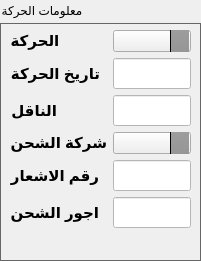
   <widget class="QGroupBox" name="gpMovementInfo">
    <property name="geometry">
     <rect>
      <x>241</x>
      <y>70</y>
      <width>201</width>
      <height>261</height>
     </rect>
    </property>
    <property name="styleSheet">
     <string notr="true">QGroupBox 
{
    border: 1px solid;
    border-color: #666666;
    margin-top: 23px;

}


QGroupBox#gpMovementInfo::title  
{
    background-color: #a0a2a4;
    color: #000;
	subcontrol-position: top left;
    subcontrol-origin: margin;
    padding: 5px;
	border: 1px solid #000;
	border-bottom: none;

}
</string>
    </property>
    <property name="title">
     <string>معلومات الحركة</string>
    </property>
    <widget class="QWidget" name="formLayoutWidget_4">
     <property name="geometry">
      <rect>
       <x>10</x>
       <y>30</y>
       <width>181</width>
       <height>224</height>
      </rect>
     </property>
     <layout class="QFormLayout" name="formLayout_4">
      <item row="0" column="0">
       <widget class="QLabel" name="label_20">
        <property name="font">
         <font>
          <family>Arial</family>
          <pointsize>11</pointsize>
          <bold>true</bold>
         </font>
        </property>
        <property name="text">
         <string>الحركة</string>
        </property>
        <property name="alignment">
         <set>Qt::AlignCenter</set>
        </property>
       </widget>
      </item>
      <item row="1" column="0">
       <widget class="QLabel" name="label_21">
        <property name="font">
         <font>
          <family>Arial</family>
          <pointsize>11</pointsize>
          <bold>true</bold>
         </font>
        </property>
        <property name="text">
         <string>تاريخ الحركة</string>
        </property>
        <property name="alignment">
         <set>Qt::AlignCenter</set>
        </property>
       </widget>
      </item>
      <item row="1" column="1">
       <widget class="QLineEdit" name="inputMovDate">
        <property name="font">
         <font>
          <pointsize>14</pointsize>
         </font>
        </property>
        <property name="styleSheet">
         <string notr="true">background-color: rgb(255, 255, 255);</string>
        </property>
       </widget>
      </item>
      <item row="2" column="0">
       <widget class="QLabel" name="label_22">
        <property name="font">
         <font>
          <family>Arial</family>
          <pointsize>11</pointsize>
          <bold>true</bold>
         </font>
        </property>
        <property name="text">
         <string>الناقل</string>
        </property>
       </widget>
      </item>
      <item row="2" column="1">
       <widget class="QLineEdit" name="inputTransporter">
        <property name="font">
         <font>
          <pointsize>14</pointsize>
         </font>
        </property>
        <property name="styleSheet">
         <string notr="true">background-color: rgb(255, 255, 255);</string>
        </property>
       </widget>
      </item>
      <item row="3" column="0">
       <widget class="QLabel" name="label_23">
        <property name="font">
         <font>
          <family>Arial</family>
          <pointsize>11</pointsize>
          <bold>true</bold>
         </font>
        </property>
        <property name="text">
         <string>شركة الشحن</string>
        </property>
       </widget>
      </item>
      <item row="4" column="0">
       <widget class="QLabel" name="label_24">
        <property name="font">
         <font>
          <family>Arial</family>
          <pointsize>11</pointsize>
          <bold>true</bold>
         </font>
        </property>
        <property name="text">
         <string>رقم الاشعار</string>
        </property>
       </widget>
      </item>
      <item row="4" column="1">
       <widget class="QLineEdit" name="inputComment">
        <property name="font">
         <font>
          <pointsize>14</pointsize>
         </font>
        </property>
        <property name="styleSheet">
         <string notr="true">background-color: rgb(255, 255, 255);</string>
        </property>
       </widget>
      </item>
      <item row="5" column="0">
       <widget class="QLabel" name="label_25">
        <property name="font">
         <font>
          <family>Arial</family>
          <pointsize>11</pointsize>
          <bold>true</bold>
         </font>
        </property>
        <property name="text">
         <string>اجور الشحن</string>
        </property>
       </widget>
      </item>
      <item row="5" column="1">
       <widget class="QLineEdit" name="inputShipmentCost">
        <property name="font">
         <font>
          <pointsize>14</pointsize>
         </font>
        </property>
        <property name="styleSheet">
         <string notr="true">background-color: rgb(255, 255, 255);</string>
        </property>
       </widget>
      </item>
      <item row="0" column="1">
       <widget class="QComboBox" name="cbMovement">
        <property name="cursor">
         <cursorShape>PointingHandCursor</cursorShape>
        </property>
        <property name="layoutDirection">
         <enum>Qt::LeftToRight</enum>
        </property>
        <property name="styleSheet">
         <string notr="true">QComboBox::drop-down
{
	background-color: qlineargradient(spread:repeat, x1:1, y1:0, x2:1, y2:1, stop:0 rgba(157, 157, 157, 255),stop:1 rgba(150, 150, 150, 255));
    subcontrol-origin: padding;
    subcontrol-position: top right;
    width: 15px;
    border-left-width: 1px;
    border-left-color: black;
    border-left-style: solid; 

}



</string>
        </property>
        <property name="currentText">
         <string/>
        </property>
       </widget>
      </item>
      <item row="3" column="1">
       <widget class="QComboBox" name="cbSpedition">
        <property name="cursor">
         <cursorShape>PointingHandCursor</cursorShape>
        </property>
        <property name="layoutDirection">
         <enum>Qt::LeftToRight</enum>
        </property>
        <property name="styleSheet">
         <string notr="true">QComboBox::drop-down
{
	background-color: qlineargradient(spread:repeat, x1:1, y1:0, x2:1, y2:1, stop:0 rgba(157, 157, 157, 255),stop:1 rgba(150, 150, 150, 255));
    subcontrol-origin: padding;
    subcontrol-position: top right;
    width: 15px;
    border-left-width: 1px;
    border-left-color: black;
    border-left-style: solid; 

}



</string>
        </property>
       </widget>
      </item>
     </layout>
    </widget>
   </widget>
